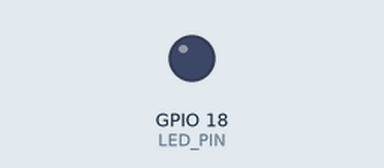
A program run on a simulated ESP32. On the bench: output pins drawn as LEDs (lit = HIGH). WiFi joins after 1.5 s; servers stay silent unless stated; a WiFi scan finds three made-up networks; what the program prints to the serial monitor is not drawn.

Above: at 0.0 s.
Timing chart, 0 to 7.0 s (numbered marks = the images above):
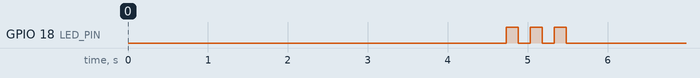

The program:

main.cpp
```cpp
/**
 * =====================================================================
 *  Lab 3 — Solution Code (PlatformIO / C++)
 *  ชื่อ: การเชื่อมต่อ WiFi เบื้องต้น (WiFi Scan & Station Mode with Event-Driven Auto-Reconnect)
 * =====================================================================
 *
 *  คุณสมบัติเด่น (Key Features):
 *  ► STEP 1 — WiFi Scan & Parameters Analysis
 *      สแกนหาเครือข่ายทั้งหมด แสดง SSID, RSSI (dBm), Channel, Security
 *      พร้อมค้นหาเครือข่ายเป้าหมาย TARGET_SSID
 *
 *  ► STEP 2 — WiFi Parameters & Station Connect
 *      ทำความเข้าใจสถานะการเชื่อมต่อ (WL_CONNECTED, WL_DISCONNECTED, ฯลฯ)
 *      แสดง IP, Subnet, Gateway, DNS, RSSI, BSSID และ MAC Address
 *
 *  ► STEP 3 — Event-Driven Auto-Reconnect (ฟังก์ชันพิเศษไม่ใช้การ Polling ใน loop)
 *      ใช้สถาปัตยกรรม Callback / Event Handler:
 *        - ESP32  : WiFi.onEvent() ดักจับ ARDUINO_EVENT_WIFI_STA_DISCONNECTED & GOT_IP
 *        - ESP8266: WiFi.onStationModeDisconnected() & onStationModeGotIP()
 *      ระบบจะเชื่อมต่อใหม่โดยอัตโนมัติในระดับ System Task ทันทีที่สัญญาณหลุด
 *      ทำให้ loop() ทำงานได้อิสระ ไม่ต้องคอยเช็ค if (WiFi.status() != WL_CONNECTED)
 *
 *  Board Support:
 *      - ESP32   : IPST-WiFi, ESP32 DevKitC  (env: ipst_wifi)
 *      - ESP8266 : AX-WiFi, NodeMCU v2       (env: ax_wifi)
 * =====================================================================
 */

#include <Arduino.h>

#if defined(ESP8266)
  #include <ESP8266WiFi.h>
  #define LED_PIN       2       // GPIO 2 (SLED บน AX-WiFi, Active LOW)
  #define LED_ON        LOW
  #define LED_OFF       HIGH
  #define ENC_OPEN      ENC_TYPE_NONE
  WiFiEventHandler gotIpEventHandler, disconnectedEventHandler;
#elif defined(ESP32)
  #include <WiFi.h>
  #define LED_PIN       18      // GPIO 18 (LED Built-in บน ESP32 IPST-WiFi, Active HIGH)
  #define LED_ON        HIGH
  #define LED_OFF       LOW
  #define ENC_OPEN      WIFI_AUTH_OPEN
#endif

// ─── WiFi Credentials (เปลี่ยนเป็น "Wokwi-GUEST" สำหรับ Wokwi Simulation) ─────
const char* TARGET_SSID = "iot_512";    // หรือ "Wokwi-GUEST"
const char* PASSWORD    = "iot123456";   // หรือ "" (Wokwi ไม่มีรหัสผ่าน)

// ─── Forward Declarations ────────────────────────────────────────────────────
void stepScan();
void stepConnect();
void initWiFiEvents();
void blinkLED(int times, int onMs = 150, int offMs = 150);
void printDivider(char ch = '-', int len = 60);
String getStatusDescription(wl_status_t status);

// =============================================================================
//  HELPER: แปลงรหัสสถานะ WiFi.status() เป็นข้อความอธิบายความหมาย
// =============================================================================
String getStatusDescription(wl_status_t status) {
  switch (status) {
    case WL_CONNECTED:       return "WL_CONNECTED (3): เชื่อมต่อเครือข่ายสำเร็จและได้รับ IP";
    case WL_NO_SHIELD:       return "WL_NO_SHIELD (255): ไม่พบโมดูล Wi-Fi หรือฮาร์ดแวร์ขัดข้อง";
    case WL_IDLE_STATUS:     return "WL_IDLE_STATUS (0): อยู่ในสถานะพัก/กำลังเปลี่ยนโหมด";
    case WL_NO_SSID_AVAIL:   return "WL_NO_SSID_AVAIL (1): ไม่พบชื่อ SSID ที่กำหนดในระยะสัญญาณ";
    case WL_SCAN_COMPLETED:  return "WL_SCAN_COMPLETED (2): การสแกนหาเครือข่ายเสร็จสมบูรณ์";
    case WL_CONNECT_FAILED:  return "WL_CONNECT_FAILED (4): การเชื่อมต่อล้มเหลว (เช่น รหัสผ่านผิด)";
    case WL_CONNECTION_LOST: return "WL_CONNECTION_LOST (5): สัญญาณเครือข่ายขาดหาย";
    case WL_DISCONNECTED:    return "WL_DISCONNECTED (6): ตัดการเชื่อมต่อจาก Access Point";
    default:                 return "UNKNOWN_STATUS: ไม่ทราบสถานะ (" + String((int)status) + ")";
  }
}

// =============================================================================
//  LED HELPER
// =============================================================================
void blinkLED(int times, int onMs, int offMs) {
  for (int i = 0; i < times; i++) {
    digitalWrite(LED_PIN, LED_ON);
    delay(onMs);
    digitalWrite(LED_PIN, LED_OFF);
    if (i < times - 1) delay(offMs);
  }
}

void printDivider(char ch, int len) {
  for (int i = 0; i < len; i++) Serial.print(ch);
  Serial.println();
}

// =============================================================================
//  EVENT-DRIVEN WIFI HANDLER (ระบบตอบสนองอัตโนมัติเมื่อเกิดเหตุการณ์)
// =============================================================================
#if defined(ESP32)
void onWiFiEvent(WiFiEvent_t event, WiFiEventInfo_t info) {
  switch (event) {
    case ARDUINO_EVENT_WIFI_STA_START:
      Serial.println("[WiFi Event] Station Interface Started (พร้อมทำงาน)");
      break;
    case ARDUINO_EVENT_WIFI_STA_CONNECTED:
      Serial.println("[WiFi Event] เชื่อมต่อกับ Access Point สำเร็จ! กำลังขอ IP ผ่าน DHCP...");
      break;
    case ARDUINO_EVENT_WIFI_STA_GOT_IP:
      Serial.printf("[WiFi Event] ได้รับหมายเลข IP Address: %s\n", WiFi.localIP().toString().c_str());
      blinkLED(3); // กะพริบไฟ 3 ครั้งยืนยันการรับ IP สำเร็จ
      break;
    case ARDUINO_EVENT_WIFI_STA_DISCONNECTED:
      Serial.println("[WiFi Event ⚠️] สัญญาณ Wi-Fi หลุด! (Event-Driven Auto-Reconnect กำลังเชื่อมต่อใหม่ใน Background...)");
      WiFi.reconnect();
      break;
    default:
      break;
  }
}
#endif

void initWiFiEvents() {
  #if defined(ESP32)
  // ลงทะเบียน Event Callback สำหรับ ESP32
  WiFi.onEvent(onWiFiEvent);
  #elif defined(ESP8266)
  // ลงทะเบียน Event Handler สำหรับ ESP8266
  gotIpEventHandler = WiFi.onStationModeGotIP([](const WiFiEventStationModeGotIP& event) {
    Serial.printf("[WiFi Event] ได้รับหมายเลข IP Address: %s\n", WiFi.localIP().toString().c_str());
    blinkLED(3);
  });

  disconnectedEventHandler = WiFi.onStationModeDisconnected([](const WiFiEventStationModeDisconnected& event) {
    Serial.println("[WiFi Event ⚠️] สัญญาณ Wi-Fi หลุด! (Event-Driven Auto-Reconnect กำลังเชื่อมต่อใหม่ใน Background...)");
    WiFi.reconnect();
  });
  #endif

  // สั่งให้ Wi-Fi Stack เชื่อมต่อใหม่อัตโนมัติในระดับเฟิร์มแวร์
  WiFi.setAutoReconnect(true);
  WiFi.persistent(true);
}

// =============================================================================
//  STEP 1: WIFI SCAN
// =============================================================================
void stepScan() {
  printDivider('=', 60);
  Serial.println("  STEP 1: การสแกนหาเครือข่าย Wi-Fi (WiFi Network Scanner)");
  printDivider('=', 60);

  WiFi.mode(WIFI_STA);
  WiFi.disconnect();
  delay(100);

  Serial.println("[SCAN] กำลังเริ่มการสแกนหาเครือข่ายไร้สาย...");
  int n = WiFi.scanNetworks();

  if (n == 0) {
    Serial.println("[SCAN] ไม่พบเครือข่าย Wi-Fi ใดๆ ในระยะสัญญาณ");
  } else {
    Serial.printf("[SCAN] สแกนเสร็จสิ้น! พบทั้งหมด %d เครือข่าย:\n\n", n);
    Serial.printf("%-4s | %-24s | %-8s | %-4s | %-12s\n", "No.", "SSID", "RSSI", "CH", "Security");
    printDivider('-', 60);

    bool foundTarget = false;
    for (int i = 0; i < n; i++) {
      String secType = "OPEN";
      #if defined(ESP8266)
      if (WiFi.encryptionType(i) != ENC_TYPE_NONE) secType = "ENCRYPTED";
      #elif defined(ESP32)
      if (WiFi.encryptionType(i) != WIFI_AUTH_OPEN) secType = "ENCRYPTED";
      #endif

      Serial.printf("[%02d] | %-24s | %4d dBm | %-4d | %-12s\n",
                    i + 1,
                    WiFi.SSID(i).c_str(),
                    WiFi.RSSI(i),
                    WiFi.channel(i),
                    secType.c_str());

      if (WiFi.SSID(i) == TARGET_SSID) foundTarget = true;
    }
    printDivider('-', 60);

    if (foundTarget) {
      Serial.printf("[SCAN] ✓ พบเครือข่ายเป้าหมาย \"%s\" พร้อมทำการเชื่อมต่อ\n", TARGET_SSID);
    } else {
      Serial.printf("[SCAN] ⚠️ ไม่พบเครือข่ายเป้าหมาย \"%s\"\n", TARGET_SSID);
    }
  }
  Serial.println();
}

// =============================================================================
//  STEP 2: WIFI CONNECT & PARAMETERS DISPLAY
// =============================================================================
void stepConnect() {
  printDivider('=', 60);
  Serial.println("  STEP 2: การเชื่อมต่อ Wi-Fi และแสดงพารามิเตอร์เครือข่าย");
  printDivider('=', 60);

  Serial.printf("[CONNECT] กำลังเชื่อมต่อ SSID: \"%s\" ...\n", TARGET_SSID);
  Serial.printf("[STATUS ก่อนต่อ] %s\n", getStatusDescription(WiFi.status()).c_str());

  WiFi.begin(TARGET_SSID, PASSWORD);

  int timeout = 0;
  while (WiFi.status() != WL_CONNECTED && timeout < 30) {
    delay(500);
    Serial.print(".");
    timeout++;
  }
  Serial.println();

  if (WiFi.status() == WL_CONNECTED) {
    Serial.println("\n[CONNECT] ✓ เชื่อมต่อ Wi-Fi สำเร็จ!");
    printDivider('-', 60);
    Serial.printf("  1. สถานะเครือข่าย (Status)      : %s\n", getStatusDescription(WiFi.status()).c_str());
    Serial.printf("  2. หมายเลข IP (Local IP)        : %s\n", WiFi.localIP().toString().c_str());
    Serial.printf("  3. ซับเน็ตมาสก์ (Subnet Mask)    : %s\n", WiFi.subnetMask().toString().c_str());
    Serial.printf("  4. เกตเวย์ (Gateway IP)          : %s\n", WiFi.gatewayIP().toString().c_str());
    Serial.printf("  5. เซิร์ฟเวอร์ DNS (Primary DNS) : %s\n", WiFi.dnsIP().toString().c_str());
    Serial.printf("  6. ความแรงสัญญาณ (RSSI)         : %d dBm\n", WiFi.RSSI());
    Serial.printf("  7. หมายเลข MAC (MAC Address)    : %s\n", WiFi.macAddress().c_str());
    Serial.printf("  8. Access Point BSSID           : %s\n", WiFi.BSSIDstr().c_str());
    printDivider('-', 60);
  } else {
    Serial.printf("\n[CONNECT] ✗ เชื่อมต่อไม่สำเร็จ! สถานะ: %s\n", getStatusDescription(WiFi.status()).c_str());
  }
}

// =============================================================================
//  SETUP
// =============================================================================
void setup() {
  Serial.begin(115200);
  delay(1000);

  pinMode(LED_PIN, OUTPUT);
  digitalWrite(LED_PIN, LED_OFF);

  Serial.println("\n============================================================");
  Serial.println("  IoT Lab 3: WiFi Parameters & Event-Driven Auto-Reconnect");
  Serial.println("============================================================");

  // 1. ลงทะเบียน Event-Driven Auto-Reconnect Functions
  initWiFiEvents();

  // 2. ดำเนินการ Step 1: Scan
  stepScan();

  // 3. ดำเนินการ Step 2: Connect
  stepConnect();
}

// =============================================================================
//  LOOP — Main application runs freely without polling WiFi status
// =============================================================================
void loop() {
  // ── สังเกตว่าใน loop() ไม่มีคำสั่ง if (WiFi.status() != WL_CONNECTED) เลย ──
  // เพราะระบบใช้ Event-Driven Handler (WiFi.onEvent / onStationModeDisconnected)
  // คอยดักจับและกู้คืนการเชื่อมต่อให้อัตโนมัติในระดับเบื้องหลัง (Background Task)

  static unsigned long lastLog = 0;
  if (millis() - lastLog >= 10000) {
    lastLog = millis();
    Serial.printf("[MAIN TASK Running...] Free Heap: %d Bytes | WiFi Status: %d (%s)\n",
                  ESP.getFreeHeap(),
                  (int)WiFi.status(),
                  WiFi.status() == WL_CONNECTED ? "Connected" : "Disconnected");
  }

  delay(10);
}
```
